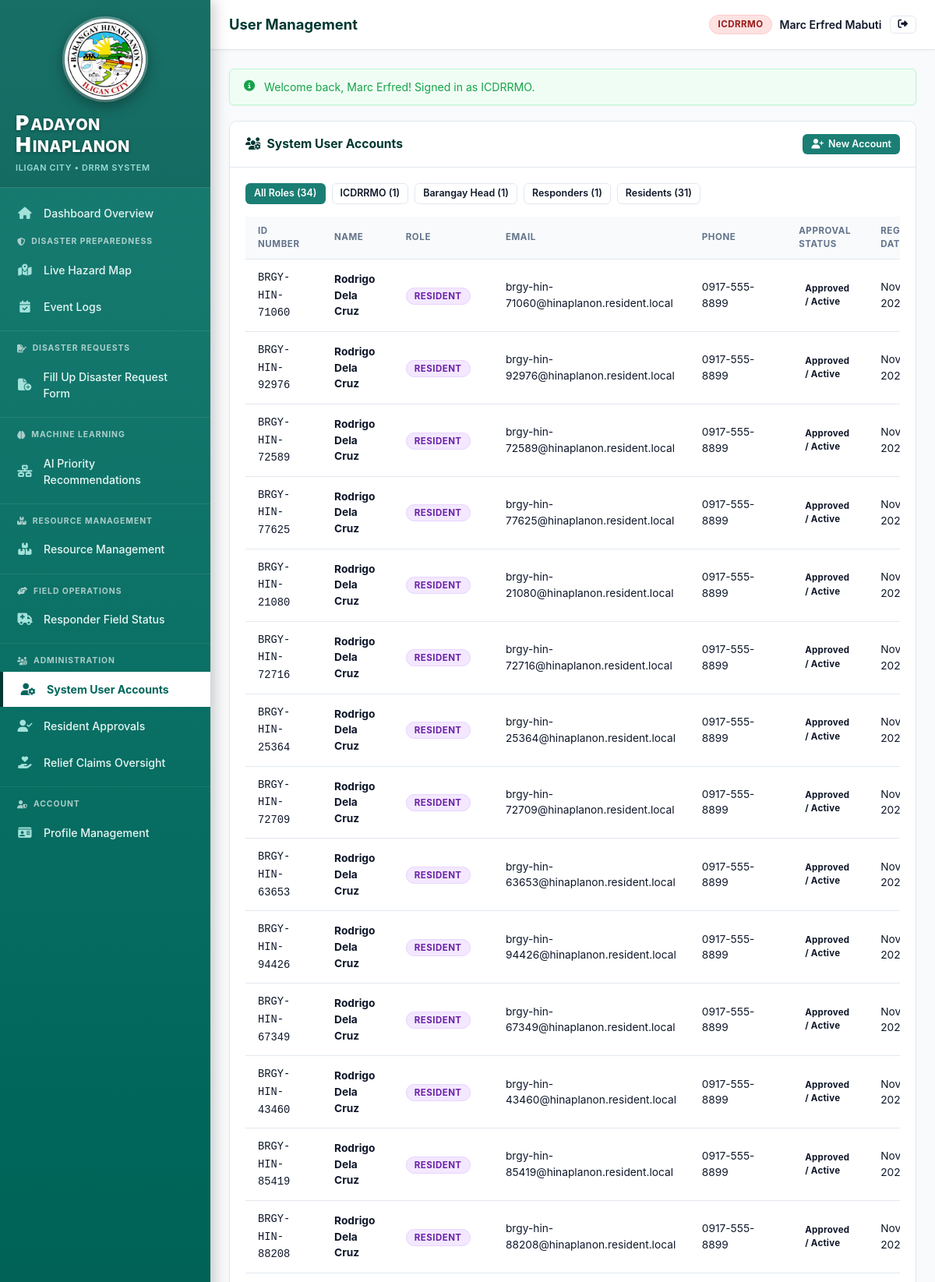
The app's page /index.php?route=users (signed in, upper part) with its own data.
### tables this page shows
CREATE TABLE users (
    user_id INTEGER PRIMARY KEY AUTOINCREMENT,
    user_type TEXT NOT NULL CHECK(user_type IN ('ICDRRMO', 'Barangay Head', 'Responder', 'Resident')),
    id_number TEXT,
    image TEXT,
    lastname TEXT NOT NULL,
    firstname TEXT NOT NULL,
    gender TEXT CHECK(gender IN ('Male', 'Female', 'Other', '')),
    cellphone_number TEXT,
    email TEXT UNIQUE NOT NULL,
    password_hash TEXT NOT NULL,
    is_approved INTEGER NOT NULL DEFAULT 1, -- Auto-approved for admin/official; 0 for new Residents
    approved_by INTEGER,
    approved_at DATETIME,
    rejection_reason TEXT,
    created_at DATETIME DEFAULT CURRENT_TIMESTAMP,
    updated_at DATETIME DEFAULT CURRENT_TIMESTAMP,
    deleted_at DATETIME
, middle_name TEXT NULL, age INTEGER NULL, birthdate DATE NULL, purok_id INTEGER NULL, username TEXT NULL, plain_password TEXT);

### views/users/index.php (the view)
<div class="card">
    <div class="card-header">
        <div class="card-title"><i class="fa fa-users-gear"></i> System User Accounts</div>
        <a href="index.php?route=users-create" class="btn btn-primary btn-sm"><i class="fa fa-user-plus"></i> New Account</a>
    </div>
    <div class="card-body">
        <div style="display: flex; gap: 8px; margin-bottom: 16px; flex-wrap: wrap;">
            <a href="index.php?route=users" class="btn btn-sm <?= empty($roleFilter) ? 'btn-primary' : 'btn-outline' ?>">All Roles (<?= array_sum($roleCounts) ?>)</a>
            <a href="index.php?route=users&role=ICDRRMO" class="btn btn-sm <?= $roleFilter === 'ICDRRMO' ? 'btn-primary' : 'btn-outline' ?>">ICDRRMO (<?= $roleCounts['ICDRRMO'] ?? 0 ?>)</a>
            <a href="index.php?route=users&role=Barangay+Head" class="btn btn-sm <?= $roleFilter === 'Barangay Head' ? 'btn-primary' : 'btn-outline' ?>">Barangay Head (<?= $roleCounts['Barangay Head'] ?? 0 ?>)</a>
            <a href="index.php?route=users&role=Responder" class="btn btn-sm <?= $roleFilter === 'Responder' ? 'btn-primary' : 'btn-outline' ?>">Responders (<?= $roleCounts['Responder'] ?? 0 ?>)</a>
            <a href="index.php?route=users&role=Resident" class="btn btn-sm <?= $roleFilter === 'Resident' ? 'btn-primary' : 'btn-outline' ?>">Residents (<?= $roleCounts['Resident'] ?? 0 ?>)</a>
        </div>
        <div class="table-responsive">
            <table class="table">
                <thead>
                    <tr>
                        <th>ID Number</th>
                        <th>Name</th>
                        <th>Role</th>
                        <th>Email</th>
                        <th>Phone</th>
                        <th>Approval Status</th>
                        <th>Registered Date</th>
                    </tr>
                </thead>
                <tbody>
                    <?php foreach ($users as $u): ?>
                        <tr>
                            <td><code><?= htmlspecialchars($u['id_number'] ?? '—') ?></code></td>
                            <td><strong><?= htmlspecialchars($u['firstname'] . ' ' . $u['lastname']) ?></strong></td>
                            <td><span class="role-pill role-<?= strtolower(str_replace(' ', '-', $u['user_type'])) ?>"><?= htmlspecialchars($u['user_type']) ?></span></td>
                            <td><?= htmlspecialchars($u['email']) ?></td>
                            <td><?= htmlspecialchars($u['cellphone_number'] ?? '—') ?></td>
                            <td>
                                <?php if ($u['is_approved'] == 1): ?>
                                    <span class="badge badge-success">Approved / Active</span>
                                <?php elseif ($u['is_approved'] == 0): ?>
                                    <span class="badge badge-warning">Pending Review</span>
                                <?php else: ?>
                                    <span class="badge badge-danger">Declined</span>
                                <?php endif; ?>
                            </td>
                            <td><?= date('M d, Y', strtotime($u['created_at'])) ?></td>
                        </tr>
                    <?php endforeach; ?>
                </tbody>
            </table>
        </div>
    </div>
</div>

### views/layouts/main.php (shortened to what the rows shown need)
<!DOCTYPE html>
<html lang="en">
<head>
    <link rel="stylesheet" href="https://unpkg.com/leaflet@1.9.4/dist/leaflet.css" />
    <link rel="stylesheet" href="https://cdnjs.cloudflare.com/ajax/libs/font-awesome/6.4.0/css/all.min.css">
    <link rel="stylesheet" href="assets/css/style.css?v=<?= time() ?>">
</head>
<body>
<div class="app-wrapper">
    <aside class="sidebar" id="appSidebar">
        <div class="sidebar-brand">
            <div class="sidebar-brand-logo">
                <img src="assets/images/hinaplanon_seal.png" alt="Barangay Hinaplanon Official Seal" class="brand-logo-img">
            </div>
            <div class="brand-title-wrap">
                <div class="brand-title-main">
                    <div class="brand-line"><span class="brand-initial">P</span>ADAYON</div>
                    <div class="brand-line"><span class="brand-initial">H</span>INAPLANON</div>
                </div>
                <div class="brand-subtitle">ILIGAN CITY &bull; DRRM SYSTEM</div>
            </div>
        </div>
        <ul class="sidebar-nav">
            <?php if ($currentRole === 'Resident'): ?>
                <li class="<?= ($_GET['route'] ?? 'dashboard') === 'dashboard' ? 'active' : '' ?>">
                    <a href="index.php?route=dashboard"><i class="fa-solid fa-house"></i> Dashboard Overview</a>
                </li>
                <div class="nav-section-title"><i class="fa fa-clock-rotate-left"></i> Community Preparedness</div>
                <li class="<?= in_array(($_GET['route'] ?? ''), ['preparedness', 'preparedness-calendar']) ? 'active' : '' ?>">
                    <a href="index.php?route=preparedness-calendar"><i class="fa fa-clock-rotate-left"></i> Event History</a>
                </li>
                <div class="nav-section-title"><i class="fa fa-hand-holding-heart"></i> Citizen Welfare & Relief</div>
                <li class="<?= ($_GET['route'] ?? '') === 'notifications' ? 'active' : '' ?>">
                    <a href="index.php?route=notifications">
                        <i class="fa fa-hand-holding-heart"></i> Relief Goods & Hub (Notifications & Alerts)
                        <?php if (!empty($unreadNotificationCount) && $unreadNotificationCount > 0): ?>
                            <span class="badge badge-priority-urgent" style="margin-left: auto;"><?= $unreadNotificationCount ?></span>
                        <?php endif; ?>
                    </a>
                </li>
                <div class="nav-section-title"><i class="fa fa-user-shield"></i> Account</div>
                <li class="<?= ($_GET['route'] ?? '') === 'profile' ? 'active' : '' ?>">
                    <a href="index.php?route=profile"><i class="fa fa-id-card"></i> Profile Management</a>
                </li>
            <?php elseif ($currentRole === 'ICDRRMO'): ?>
                <li class="<?= ($_GET['route'] ?? 'dashboard') === 'dashboard' ? 'active' : '' ?>">
                    <a href="index.php?route=dashboard"><i class="fa-solid fa-house"></i> Dashboard Overview</a>
                </li>
                <div class="nav-section-title"><i class="fa fa-shield-halved"></i> Disaster Preparedness</div>
                <li class="<?= ($_GET['route'] ?? '') === 'hazard-map' ? 'active' : '' ?>">
                    <a href="index.php?route=hazard-map"><i class="fa fa-map-location-dot"></i> Live Hazard Map</a>
                </li>
                <li class="<?= in_array(($_GET['route'] ?? ''), ['preparedness', 'preparedness-calendar', 'preparedness-create', 'preparedness-evaluate']) ? 'active' : '' ?>">
                    <a href="index.php?route=preparedness-calendar"><i class="fa fa-calendar-check"></i> Event Logs</a>
                </li>
                <div class="nav-section-title"><i class="fa fa-file-signature"></i> Disaster Requests</div>
                <li class="<?= in_array(($_GET['route'] ?? ''), ['disaster-requests-create', 'disaster-requests', 'disaster-requests-show']) ? 'active' : '' ?>">
                    <a href="index.php?route=disaster-requests-create"><i class="fa fa-file-circle-plus"></i> Fill Up Disaster Request Form</a>
                </li>
                <div class="nav-section-title"><i class="fa fa-brain"></i> Machine Learning</div>
                <li class="<?= ($_GET['route'] ?? '') === 'recommendations' ? 'active' : '' ?>">
                    <a href="index.php?route=recommendations"><i class="fa fa-network-wired"></i> AI Priority Recommendations</a>
                </li>
                <div class="nav-section-title"><i class="fa fa-boxes-stacked"></i> Resource Management</div>
                <li class="<?= in_array(($_GET['route'] ?? ''), ['reports', 'inventory', 'resource-management']) ? 'active' : '' ?>">
                    <a href="index.php?route=reports"><i class="fa fa-boxes-stacked"></i> Resource Management</a>
                </li>
                <div class="nav-section-title"><i class="fa fa-handshake-angle"></i> Field Operations</div>
                <li class="<?= in_array(($_GET['route'] ?? ''), ['field-reports', 'field-reports-create', 'field-reports-show']) ? 'active' : '' ?>">
                    <a href="index.php?route=field-reports"><i class="fa fa-truck-medical"></i> Responder Field Status</a>
                </li>
                <div class="nav-section-title"><i class="fa fa-users-gear"></i> Administration</div>
                <li class="<?= ($_GET['route'] ?? '') === 'users' ? 'active' : '' ?>">
                    <a href="index.php?route=users"><i class="fa fa-user-gear"></i> System User Accounts</a>
                </li>
                <li class="<?= ($_GET['route'] ?? '') === 'pending-residents' ? 'active' : '' ?>">
                    <a href="index.php?route=pending-residents"><i class="fa fa-user-check"></i> Resident Approvals</a>
                </li>
                <li class="<?= ($_GET['route'] ?? '') === 'relief-claims-oversight' ? 'active' : '' ?>">
                    <a href="index.php?route=relief-claims-oversight"><i class="fa fa-hand-holding-heart"></i> Relief Claims Oversight</a>
                </li>
                <div class="nav-section-title"><i class="fa fa-user-shield"></i> Account</div>
                <li class="<?= ($_GET['route'] ?? '') === 'profile' ? 'active' : '' ?>">
                    <a href="index.php?route=profile"><i class="fa fa-id-card"></i> Profile Management</a>
                </li>
            <?php endif; ?>
        </ul>
    </aside>
    <div class="main-content-wrapper">
        <header class="topbar" id="appTopbar">
            <div class="topbar-left">
                <div class="page-title-header">
                    <?= htmlspecialchars($title ?? 'Barangay Hinaplanon DRRM') ?>
                </div>
            </div>
            <div class="topbar-actions">
                <div class="user-profile-badge">
                    <span class="role-pill role-<?= strtolower(str_replace(' ', '-', $currentRole)) ?>">
                        <?= htmlspecialchars($currentRole) ?>
                    </span>
                    <a href="index.php?route=profile" style="color: var(--text-primary); font-weight: 600; font-size: 0.88rem;">
                        <?= htmlspecialchars($currentUser['firstname'] ?? '') ?> <?= htmlspecialchars($currentUser['lastname'] ?? '') ?>
                    </a>
                    <a href="index.php?route=logout" class="btn btn-outline btn-sm" title="Sign Out">
                        <i class="fa fa-right-from-bracket"></i>
                    </a>
                </div>
            </div>
        </header>
        <main class="content-container">
            <?php if (!empty($flashes)): ?>
                <?php foreach ($flashes as $type => $messages): ?>
                    <?php foreach ($messages as $msg): ?>
                        <div class="alert alert-<?= htmlspecialchars($type) ?>">
                            <i class="fa fa-circle-info" style="margin-top: 2px;"></i>
                            <div><?= htmlspecialchars($msg) ?></div>
                        </div>
                    <?php endforeach; ?>
                <?php endforeach; ?>
            <?php endif; ?>
            <?= $content ?>
        </main>
    </div>
</div>
</body>
</html>

### records on screen
users: firstname "Marc Erfred", lastname "Mabuti"
users: user_id "31", id_number "BRGY-HIN-77625", firstname+lastname "Rodrigo Dela Cruz", user_type "RESIDENT", email "brgy-hin-77625@hinaplanon.resident.local", cellphone_number "0917-555-8899", is_approved "Approved / Active", created_at "Nov…"
users: id_number "BRGY-HIN-71060", firstname+lastname "Rodrigo Dela Cruz", user_type "RESIDENT", email "brgy-hin-71060@hinaplanon.resident.local", cellphone_number "0917-555-8899", is_approved "Approved / Active", created_at "Nov…"
users: id_number "BRGY-HIN-92976", firstname+lastname "Rodrigo Dela Cruz", user_type "RESIDENT", email "brgy-hin-92976@hinaplanon.resident.local", cellphone_number "0917-555-8899", is_approved "Approved / Active", created_at "Nov…"
users: id_number "BRGY-HIN-72589", firstname+lastname "Rodrigo Dela Cruz", user_type "RESIDENT", email "brgy-hin-72589@hinaplanon.resident.local", cellphone_number "0917-555-8899", is_approved "Approved / Active", created_at "Nov…"
users: id_number "BRGY-HIN-21080", firstname+lastname "Rodrigo Dela Cruz", user_type "RESIDENT", email "brgy-hin-21080@hinaplanon.resident.local", cellphone_number "0917-555-8899", is_approved "Approved / Active", created_at "Nov…"
users: id_number "BRGY-HIN-72716", firstname+lastname "Rodrigo Dela Cruz", user_type "RESIDENT", email "brgy-hin-72716@hinaplanon.resident.local", cellphone_number "0917-555-8899", is_approved "Approved / Active", created_at "Nov…"
users: id_number "BRGY-HIN-25364", firstname+lastname "Rodrigo Dela Cruz", user_type "RESIDENT", email "brgy-hin-25364@hinaplanon.resident.local", cellphone_number "0917-555-8899", is_approved "Approved / Active", created_at "Nov…"
users: id_number "BRGY-HIN-72709", firstname+lastname "Rodrigo Dela Cruz", user_type "RESIDENT", email "brgy-hin-72709@hinaplanon.resident.local", cellphone_number "0917-555-8899", is_approved "Approved / Active", created_at "Nov…"
users: id_number "BRGY-HIN-63653", firstname+lastname "Rodrigo Dela Cruz", user_type "RESIDENT", email "brgy-hin-63653@hinaplanon.resident.local", cellphone_number "0917-555-8899", is_approved "Approved / Active", created_at "Nov…"
users: id_number "BRGY-HIN-94426", firstname+lastname "Rodrigo Dela Cruz", user_type "RESIDENT", email "brgy-hin-94426@hinaplanon.resident.local", cellphone_number "0917-555-8899", is_approved "Approved / Active", created_at "Nov…"
users: id_number "BRGY-HIN-67349", firstname+lastname "Rodrigo Dela Cruz", user_type "RESIDENT", email "brgy-hin-67349@hinaplanon.resident.local", cellphone_number "0917-555-8899", is_approved "Approved / Active", created_at "Nov…"
users: id_number "BRGY-HIN-43460", firstname+lastname "Rodrigo Dela Cruz", user_type "RESIDENT", email "brgy-hin-43460@hinaplanon.resident.local", cellphone_number "0917-555-8899", is_approved "Approved / Active", created_at "Nov…"
users: id_number "BRGY-HIN-85419", firstname+lastname "Rodrigo Dela Cruz", user_type "RESIDENT", email "brgy-hin-85419@hinaplanon.resident.local", cellphone_number "0917-555-8899", is_approved "Approved / Active", created_at "Nov…"
users: id_number "BRGY-HIN-88208", firstname+lastname "Rodrigo Dela Cruz", user_type "RESIDENT", email "brgy-hin-88208@hinaplanon.resident.local", cellphone_number "0917-555-8899", is_approved "Approved / Active", created_at "Nov…"

### other values on screen
$title "User Management"
$currentRole "ICDRRMO"
$msg "Welcome back, Marc Erfred! Signed in as ICDRRMO."
array_sum($roleCounts) "34"
$roleCounts['ICDRRMO'] "1"
$roleCounts['Barangay Head'] "1"
$roleCounts['Responder'] "1"
